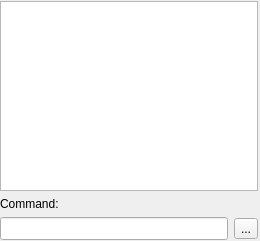
<?xml version="1.0" encoding="UTF-8"?>
<ui version="4.0">
 <class>QG_CommandWidget</class>
 <widget class="QWidget" name="QG_CommandWidget">
  <property name="geometry">
   <rect>
    <x>0</x>
    <y>0</y>
    <width>260</width>
    <height>241</height>
   </rect>
  </property>
  <property name="windowTitle">
   <string>Command Line</string>
  </property>
  <layout class="QGridLayout" name="gridLayout" rowstretch="10,0,0">
   <property name="leftMargin">
    <number>0</number>
   </property>
   <property name="topMargin">
    <number>1</number>
   </property>
   <property name="rightMargin">
    <number>2</number>
   </property>
   <property name="bottomMargin">
    <number>1</number>
   </property>
   <item row="2" column="0">
    <widget class="QG_CommandEdit" name="leCommand">
     <property name="minimumSize">
      <size>
       <width>0</width>
       <height>23</height>
      </size>
     </property>
     <property name="baseSize">
      <size>
       <width>0</width>
       <height>23</height>
      </size>
     </property>
     <property name="toolTip">
      <string>Enter your command here</string>
     </property>
    </widget>
   </item>
   <item row="2" column="1">
    <widget class="QToolButton" name="options_button">
     <property name="toolTip">
      <string>Click to see more options</string>
     </property>
     <property name="text">
      <string>...</string>
     </property>
     <property name="icon">
      <iconset resource="../../../../res/icons/icons.qrc">
       <normaloff>:/icons/options.lci</normaloff>:/icons/options.lci</iconset>
     </property>
     <property name="iconSize">
      <size>
       <width>12</width>
       <height>12</height>
      </size>
     </property>
     <property name="popupMode">
      <enum>QToolButton::InstantPopup</enum>
     </property>
     <property name="toolButtonStyle">
      <enum>Qt::ToolButtonIconOnly</enum>
     </property>
    </widget>
   </item>
   <item row="1" column="0" colspan="2">
    <widget class="QLabel" name="lCommand">
     <property name="text">
      <string>Command:</string>
     </property>
     <property name="wordWrap">
      <bool>false</bool>
     </property>
    </widget>
   </item>
   <item row="0" column="0" colspan="2">
    <widget class="QG_CommandHistory" name="teHistory">
     <property name="sizePolicy">
      <sizepolicy hsizetype="Expanding" vsizetype="Minimum">
       <horstretch>0</horstretch>
       <verstretch>0</verstretch>
      </sizepolicy>
     </property>
     <property name="minimumSize">
      <size>
       <width>1</width>
       <height>1</height>
      </size>
     </property>
     <property name="focusPolicy">
      <enum>Qt::NoFocus</enum>
     </property>
     <property name="toolTip">
      <string>Command history and output</string>
     </property>
     <property name="lineWidth">
      <number>0</number>
     </property>
     <property name="horizontalScrollBarPolicy">
      <enum>Qt::ScrollBarAlwaysOff</enum>
     </property>
     <property name="documentTitle">
      <string notr="true"/>
     </property>
     <property name="undoRedoEnabled">
      <bool>false</bool>
     </property>
     <property name="readOnly">
      <bool>true</bool>
     </property>
     <property name="html">
      <string notr="true">&lt;!DOCTYPE HTML PUBLIC &quot;-//W3C//DTD HTML 4.0//EN&quot; &quot;http://www.w3.org/TR/REC-html40/strict.dtd&quot;&gt;
&lt;html&gt;&lt;head&gt;&lt;meta name=&quot;qrichtext&quot; content=&quot;1&quot; /&gt;&lt;meta charset=&quot;utf-8&quot; /&gt;&lt;style type=&quot;text/css&quot;&gt;
p, li { white-space: pre-wrap; }
hr { height: 1px; border-width: 0; }
li.unchecked::marker { content: &quot;\2610&quot;; }
li.checked::marker { content: &quot;\2612&quot;; }
&lt;/style&gt;&lt;/head&gt;&lt;body style=&quot; font-family:'Segoe UI'; font-size:9pt; font-weight:400; font-style:normal;&quot;&gt;
&lt;p style=&quot;-qt-paragraph-type:empty; margin-top:0px; margin-bottom:0px; margin-left:0px; margin-right:0px; -qt-block-indent:0; text-indent:0px; font-family:'Sans'; font-size:10pt;&quot;&gt;&lt;br /&gt;&lt;/p&gt;&lt;/body&gt;&lt;/html&gt;</string>
     </property>
     <property name="acceptRichText">
      <bool>false</bool>
     </property>
     <property name="linkUnderline" stdset="0">
      <bool>false</bool>
     </property>
    </widget>
   </item>
  </layout>
 </widget>
 <layoutdefault spacing="6" margin="11"/>
 <customwidgets>
  <customwidget>
   <class>QG_CommandHistory</class>
   <extends>QTextEdit</extends>
   <header>qg_commandhistory.h</header>
  </customwidget>
  <customwidget>
   <class>QG_CommandEdit</class>
   <extends>QLineEdit</extends>
   <header>qg_commandedit.h</header>
  </customwidget>
 </customwidgets>
 <resources>
  <include location="../../../../res/icons/icons.qrc"/>
 </resources>
 <connections/>
</ui>
